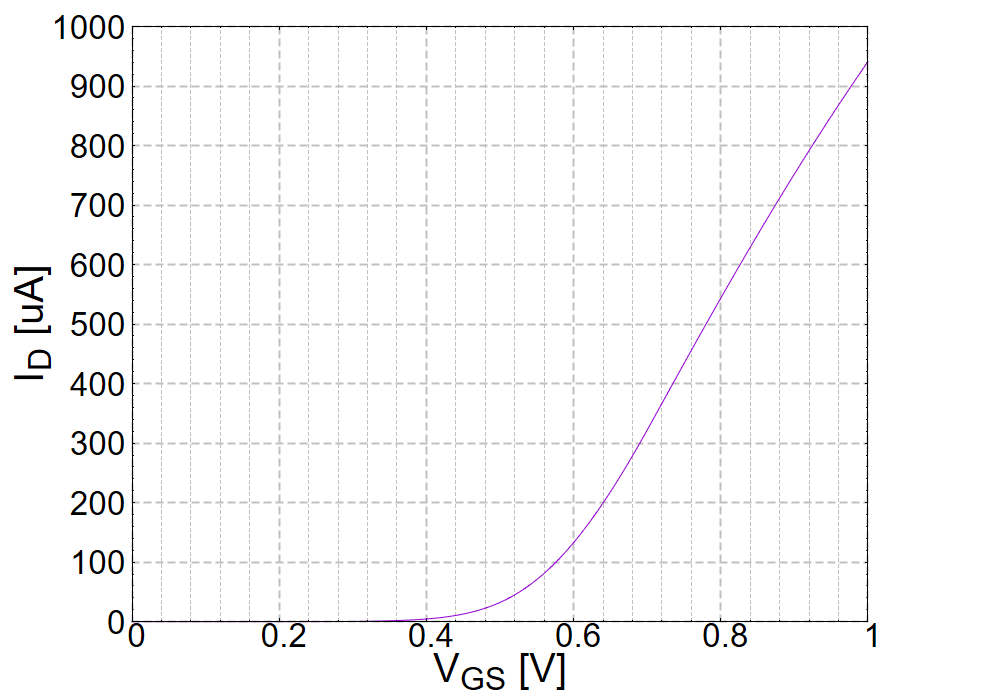

Here is the gnuplot script that generated this plot:
set datafile separator ","
#set multiplot

set grid xtics mxtics ytics linewidth 2, linewidth 1, linewidth 1
set tics font "Arial,30"
set xlabel "V_{GS} [V]" font "Arial,30" offset 0,-1
set ylabel "I_{D} [uA]" font "Arial,30" offset -8,0
#set y2label " []" font "Arial,30" offset 8,0
set key font"Arial,25"
set key top right spacing 2 offset -10,-2
set terminal windows size 1000,700
set lmargin 20
set rmargin 20
set bmargin 6
set tmargin 2
set tics font "Arial,25"
#set xtics 1 offset -3, -1
#set ytics
#set y2tics
set mxtics 5
set mytics 5
set grid xtics mxtics ytics linewidth 2, linewidth 1, linewidth 1

#set xrange [ : ]
#set yrange [ : ]
#set y2range [ : ]

###################################################################
#       M = 
#       L = 
#       W = 
#       vds
#       Vgs
#       Vbs
#
#       vin 
#
###################################################################

#x_scale = 1e3
y_scale = 1e3

input = "Id-Vgs_L_054_W_20.vcsv"
#input = "Id-Vds_Vgs_10.vcsv"
#input = "Id-Vds_Vgs_18.vcsv"


plot input   skip 6 using ($1 ) : ($2 )  * y_scale with lines title ""
#replot input skip 6 using ($3 ) : ($4 ) * y_scale with lines title "L : 1.0 um"
#replot input skip 6 using ($5 ) : ($6 ) * y_scale with lines title "L : 1.5 um"
#replot input skip 6 using ($7 ) : ($8 ) * y_scale with lines title "L : 2.0 um"
#replot input skip 6 using ($9 ) : ($10) * y_scale with lines title "L : 2.5 um"
#replot input skip 6 using ($11) : ($12) * y_scale with lines title "L : 3.0 um"
#replot input skip 6 using ($13) : ($14) * y_scale with lines title "L : 3.5 um"
#replot input skip 6 using ($15) : ($16) * y_scale with lines title "L : 4.0 um"
#replot input skip 6 using ($17) : ($18) * y_scale with lines title "L : 4.5 um"
#replot input skip 6 using ($19) : ($20) * y_scale with lines title "L : 5.0 um"

pause -1
